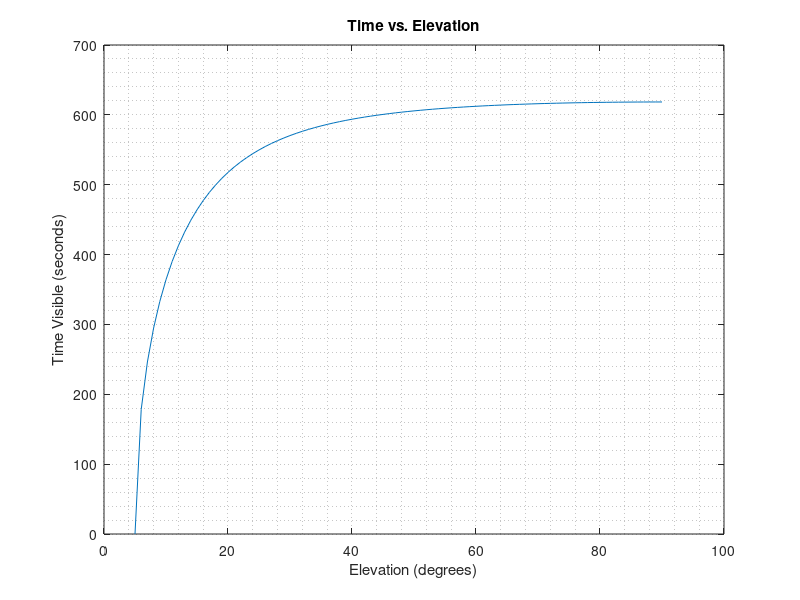

Here is the MATLAB script that generated this plot:
% AER2705 - Space Engineering
% Assignment 1 - Question 2
% Author: Matthew Suntup

% A gemoetric/analytical approach to Question 2b.
% This method does not take into account the rotation of the Earth.

% This script will calculate the length of time the given LEO satellite is
% visible 5 degrees above the ascending and descending horzion for a range
% of maximum elevation angles above the eastern or western horizon at the
% highest point of its trajectory.

%% SETUP
clc;
clear;
clf;

%% NATURAL CONSTANTS
GM = 3.986e14;  % Standard Gravitational Parameter (m^3/sec^2)
Re = 6375000;       % Radius of the Earth (m)

%% SATELLITE CONSTANTS
Alt = 590000;       % Altitude of Orbit (m)
Ro = Re + Alt;      % Raidus of Orbit (m)

% Angular Velocity of Satellite (degrees/sec)
omega = sqrt(GM/Ro^3)*180/(pi);

%% CALCULATIONS
% Elevation Angles (degrees)
theta = 5:90;

% Calculating the angle covered while visible (degrees)
% (Refer to diagrams and explanations in assignment 2b)

alpha = 85 - asind(Re*sind(95)/Ro);
r = Ro*sind(alpha);
h = r*tand(5);
gamma = asind(Re*sind(90+theta)/Ro);
beta = 90 - theta - gamma;
x = (h+Re)*tand(beta);

% Note: The real() function fixes an error at boundary condition due to
% computational errors (likely in conversion between radians and degrees).
y = real(sqrt(r^2-x.^2));   
phi = acosd((2*Ro^2-(2*y).^2)/(2*Ro^2));

% Length of time the satellite is visible (seconds)
t = phi/omega;

%% PLOTTING
plot(theta,t);

title('Time vs. Elevation');
xlabel('Elevation (degrees)');
ylabel('Time Visible (seconds)');
grid minor
